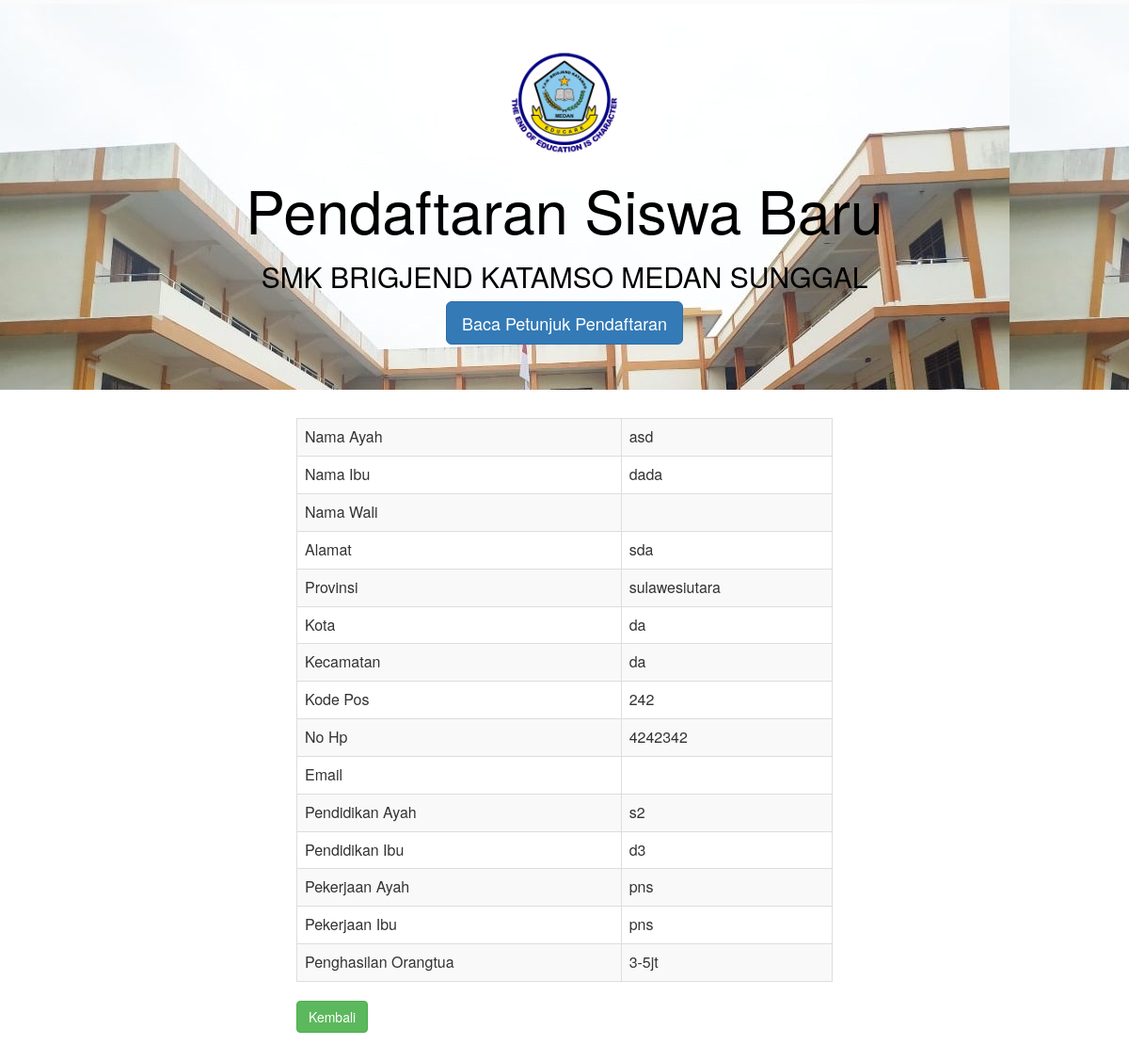
Screenshot of /tampildata_ortu.php (signed in) with the database file from the repository.
### tables this page shows
CREATE TABLE `data_orangtua` (
  `id` int(11) NOT NULL,
  `nama_pendaftar` varchar(100) NOT NULL,
  `id_pendaftar` int(11) NOT NULL,
  `nama_ayah` varchar(100) NOT NULL,
  `nama_ibu` varchar(100) NOT NULL,
  `nama_wali` varchar(100) NOT NULL,
  `alamat` text NOT NULL,
  `provinsi` varchar(100) NOT NULL,
  `kota` varchar(100) NOT NULL,
  `kecamatan` varchar(100) NOT NULL,
  `kodepos` varchar(100) NOT NULL,
  `nohp` varchar(15) NOT NULL,
  `email_ortu` varchar(100) NOT NULL,
  `pendidikan_ayah` varchar(100) NOT NULL,
  `pendidikan_ibu` varchar(100) NOT NULL,
  `pekerjaan_ayah` varchar(100) NOT NULL,
  `pekerjaan_ibu` varchar(100) NOT NULL,
  `penghasilan_ortu` varchar(100) NOT NULL
);

### config/fungsi.php (called while the page is built, shortened)
<?php
function tampildataortu_cetak($id){
	global $konek;
	$sql="SELECT * FROM `data_orangtua` WHERE id_pendaftar='$id'";
	$result=mysqli_query($konek,$sql);
	return $result;
}
 ?>

### tampildata_ortu.php (the view, shortened to what this page needs)
<?php
include 'head.php';
$id=$_SESSION['id'];
$result=tampildataortu_cetak($id);
?>
<div class="col-md-3"></div>
<div class="col-md-6">
<table class="table table-striped table-bordered table-responsive">
<?php while ($row=mysqli_fetch_assoc($result)) { ?>
    <tr>
      <td>Nama Ayah</td>
      <td><?= $row['nama_ayah'] ?></td>
    </tr>
    <tr>
      <td>Nama Ibu</td>
      <td><?= $row['nama_ibu'] ?></td>
    </tr>
    <tr>
      <td>Nama Wali</td>
      <td><?= $row['nama_wali'] ?></td>
    </tr>
    <tr>
      <td>Alamat</td>
      <td><?= $row['alamat'] ?></td>
    </tr>
    <tr>
      <td>Provinsi</td>
      <td><?= $row['provinsi'] ?></td>
    </tr>
    <tr>
      <td>Kota</td>
      <td><?= $row['kota'] ?></td>
    </tr>
    <tr>
      <td>Kecamatan</td>
      <td><?= $row['kecamatan'] ?></td>
    </tr>
    <tr>
      <td>Kode Pos</td>
      <td><?= $row['kodepos'] ?></td>
     </tr>
    <tr>
      <td>No Hp</td>
      <td><?= $row['nohp'] ?></td>
</tr>
    <tr>
      <td>Email</td>
      <td><?= $row['email_ortu'] ?></td>
</tr>
    <tr>
      <td>Pendidikan Ayah</td>
      <td><?= $row['pendidikan_ayah'] ?></td>
</tr>
    <tr>
      <td>Pendidikan Ibu</td>
      <td><?= $row['pendidikan_ibu'] ?></td>
</tr>
    <tr>
      <td>Pekerjaan Ayah</td>
      <td><?= $row['pekerjaan_ayah'] ?></td>
</tr>
    <tr>
      <td>Pekerjaan Ibu</td>
      <td><?= $row['pekerjaan_ibu'] ?></td>
</tr>
    <tr>
      <td>Penghasilan Orangtua</td>
      <td><?= $row['penghasilan_ortu'] ?></td>
    </tr>
        <?php  }?>
</table>
<a href="user.php" class="btn btn-success">Kembali</a>
</div>
<div class="col-md-2"></div><br>
<div style="clear: both;</div>
<?php include 'foot.php'; ?>

### head.php (shortened to what this page needs)
<html lang="en">
  <head>
    <link href="css/bootstrap.min.css" rel="stylesheet">
</head>
  <body>
   <div class="jumbotron daftar luhur">
        <center><img src="img/logo.jpg" alt="" width="10%"></center>
     <h1 style="color:rgb(252, 252, 252)"><center>
          <span class="style1">Pendaftaran Siswa Baru</span>
        </center></h1>
        <h2 style="color:#000000"><center>SMK BRIGJEND KATAMSO MEDAN SUNGGAL</center></h2>
        <center>
    <span class="style1"><a href="petunjuk.php" class="btn btn-primary btn-lg petunjuk">Baca Petunjuk Pendaftaran</a>        </span></div>

### foot.php (shortened to what this page needs)
<footer class="footer">
      <div class="container">
        <center><p style="color:white">Copy Right @E.M</p></center>
      </div>
  </body>
</html>

### head.php (style rules this page uses)
.luhur { background-image:url(img/4.jpg); }
.jumbotron { background-color: gray; }

### rows the page displays
data_orangtua: nama_ayah "asd", nama_ibu "dada", alamat "sda", provinsi "sulawesiutara", kota "da", kecamatan "da", kodepos "242", nohp "4242342", pendidikan_ayah "s2", pendidikan_ibu "d3", pekerjaan_ayah "pns", pekerjaan_ibu "pns", penghasilan_ortu "3-5jt"
